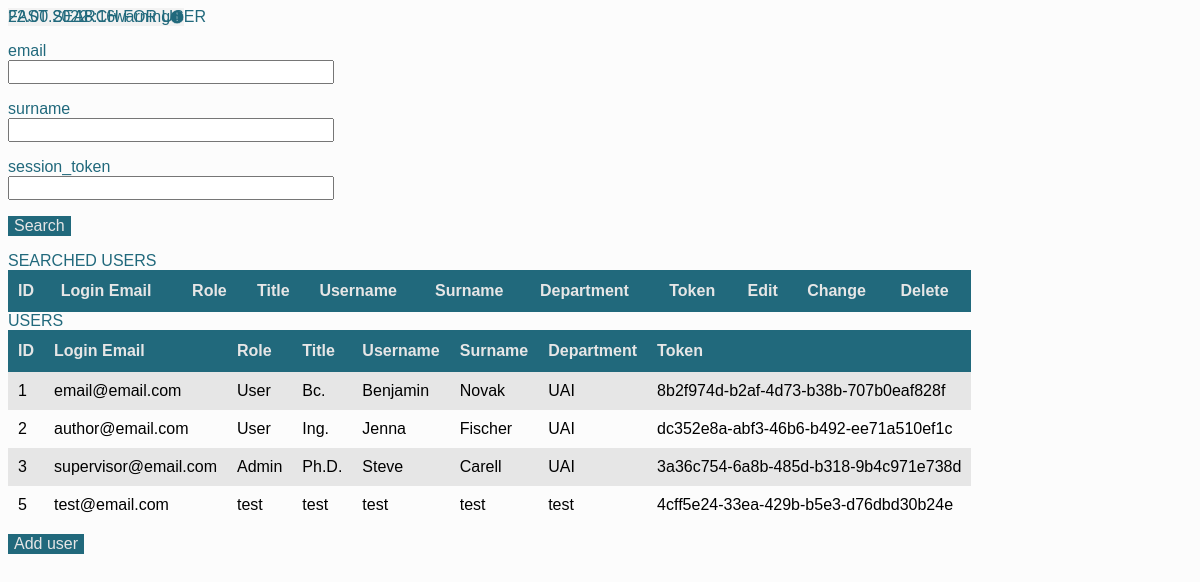
/home_admin (signed in), run on an earlier commit of the app's database.
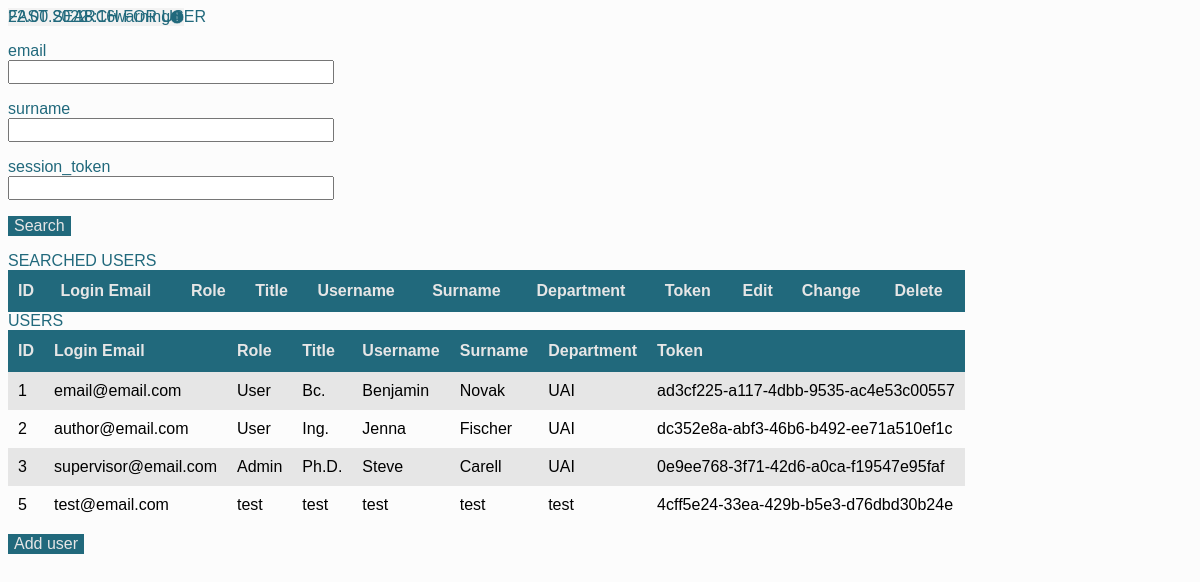
And on a later commit of the database.
### app/models.py (models this page shows, shortened)
class User(UserMixin, db.Model):
    __bind_key__ = 'db_users'
    __tablename__ = "medic"
    id = db.Column('id', db.Integer, primary_key=True)
    email = db.Column('email', db.String(40), unique=True)
    username = db.Column('name', db.String(20))
    surname = db.Column('surname', db.String(20))
    department = db.Column('department', db.String(10))
    title = db.Column('title', db.String(5))
    password = db.Column('password', db.String(200), unique=True)
    session_token = db.Column('session_token', db.String(40), unique=True, index=True)
    role = db.Column('role', db.String(5))

### app/routes_auth.py (the view)
@auth.route('/home_admin', methods = ['GET', 'POST'])
@admin_required
@login_required
def home_admin():
    users = User.query.filter().all()
    db.session.flush()
    search_form = SearchForm()
    if search_form.validate_on_submit() and search_form.search.data:
        search_user = User.query.filter((User.surname == search_form.surname.data) | (User.email == search_form.email.data) | (User.session_token == search_form.session_token.data)).all()
        return render_template('admin/home_admin.html', users = users, search_list = search_user, search_form = search_form)
    return render_template('admin/home_admin.html', users = users, search_form = search_form)

### app/forms.py
class SearchForm(FlaskForm):
    email = StringField('email')
    surname = StringField('surname')
    session_token = StringField('session_token')
    search = SubmitField('Search')

### app/__init__.py (called while the page is built)
def create_app():
    server_app = Flask(__name__)
    server_app.config.from_object(Config)
    db.init_app(server_app)
    login_manager = LoginManager()
    login_manager.init_app(server_app)
    login_manager.session_protection = "strong"
    from .models import User
    @login_manager.user_loader
    def load_user(session_token):
        return User.query.filter_by(session_token=session_token).first()
    from .routes import app
    server_app.register_blueprint(app)
    from .routes_auth import auth
    server_app.register_blueprint(auth)
    return server_app

### app/role_req.py (called while the page is built)
def admin_required(f):
    @wraps(f)
    def wrap(*args, **kwargs):
        if current_user.role == "Admin":
            return f(*args, **kwargs)
        else:
            return "<h1>You need to be an admin to view this page.<h1>"
    return wrap

### app/templates/admin/home_admin.html (shortened to what this page needs)
<link rel="stylesheet" href="{{ url_for('static', filename='css/admin/home_admin.css') }}">
{% extends "layout.html" %}
{% block content %}
    <div class="title">FAST SEARCH FOR USER</div>
    <form action="" method="post">
        <p>
            {{ search_form.email.label(class="label") }}<br>
            {{ search_form.email(size=32,class="input") }}<br>
        </p>
        <p>
            {{ search_form.surname.label(class="label")  }}<br>
            {{ search_form.surname(size=32,class="input") }}<br>
        </p>
        <p>
            {{ search_form.session_token.label(class="label")  }}<br>
            {{ search_form.session_token(size=32,class="input") }}<br>
        </p>
        <p>{{ search_form.search(class="button_auth") }}</p>
    </form>
    <div class="title">SEARCHED USERS</div>
    <table id="users">
        <tr>
            <th>ID</th>
            <th>Login Email</th>
            <th>Role</th>
            <th>Title</th>
            <th>Username</th>
            <th>Surname</th>
            <th>Department</th>
            <th>Token</th>
            <th>Edit</th>
            <th>Change</th>
            <th>Delete</th>
        </tr>
    </table>
    <div class="title">USERS</div>
    <table id="users">
        <tr>
            <th>ID</th>
            <th>Login Email</th>
            <th>Role</th>
            <th>Title</th>
            <th>Username</th>
            <th>Surname</th>
            <th>Department</th>
            <th>Token</th>
        </tr>
        {% for user in users %}
            <tr>
                <td>{{ user.id }}</td>
                <td>{{ user.email }}</td>
                <td>{{ user.role }}</td>
                <td>{{ user.title }}</td>
                <td>{{ user.username }}</td>
                <td>{{ user.surname }}</td>
                <td>{{ user.department }}</td>
                <td>{{ user.session_token }}</td>
            </tr>
        {% endfor %}
    </table>
    <button class="button_auth" id="add_user"onclick="window.location.href='{{ url_for( 'auth.register_admin') }}';">Add user</button>
{% endblock %}

### app/templates/layout.html (shortened to what this page needs)
<!DOCTYPE html>
<html lang="en-US">
	<head>
		<link rel="stylesheet" href="{{ url_for('static', filename='css/background.css') }}">
		<link rel="stylesheet" href="{{ url_for('static', filename='css/layout.css') }}">
		<link rel="stylesheet" href="{{ url_for('static', filename='css/loading.css') }}">
	</head>
	<body>
		<div class="panel" id="top_panel">
			<div class="text" id="date"></div>
			<div class="text" id="time"></div>
			<div class="text" id="battery"></div>
		</div>
		<div class="container">
			{% block content %}
			{% endblock %}
		</div>
		<button class="button" id="roll_button">
		</button>
	</body>
</html>

### app/static/css/admin/home_admin.css (style rules this page uses)
.container { overflow: scroll; }
.title { margin-top: calc(50px / var(--height-divisor)); text-align: flex-start; max-width: calc(1150px / var(--width-divisor)); font-size: calc(30px / var(--height-divisor)); font-family: var(--font); color: #21697C; color: rgb(33, 105, 124); }
.input { color: #21697C; color: rgb(33, 105, 124); font-size: calc(15px / var(--height-divisor)); font-family: var(--font); }
.label { font-size: calc(20px / var(--height-divisor)); font-family: var(--font); color: #21697C; color: rgb(33, 105, 124); }
#users { font-family: var(--font); border-collapse: collapse; width: 100%; }
#users td, #users th { padding: 10px; }
#users tr:nth-child(even) { background-color: #E6E6E6; background-color: rgb(230, 230, 230); }
#users th { padding-top: 12px; padding-bottom: 12px; text-align: left; background-color: #21697C; background-color: rgb(33, 105, 124); color: #E6E6E6; color: rgb(230, 230, 230); }
.button_auth { margin-top: 10px; border: 0; outline: none; -webkit-appearance: none; -moz-appearance: none; display: flex; align-items: center; justify-content: center; font-family: var(--font); font-size: calc(15px / var(--height-divisor)); color: #E6E6E6; color: rgb(230, 230, 230); background: #21697C; background: rgba(33, 105, 124, 1); width: calc(100px / var(--width-divisor)); height: calc(40px / var(--height-divisor)); border-radius: calc(30px / var(--width-divisor)); -moz-border-radius: calc(30px / var(--width-divisor)); -webkit-border-radius: calc(30px / var(--width-divisor)); }

### app/static/css/background.css (style rules this page uses)
body::after { content: ""; background-color: #F2F2F2; background-color: rgba(242, 242, 242, 1); opacity: 0.25; top: 0; left: 0; bottom: 0; right: 0; position: absolute; z-index: -1; }

### app/static/css/layout.css (style rules this page uses)
.text { font-family: var(--font); font-size: calc(30px / var(--height-divisor)); color: #21697C; color: rgb(33, 105, 124); }
.panel { background: #F2F2F2; background: rgba(242, 242, 242, 1); border-radius: calc(14px / var(--width-divisor)); -moz-border-radius: calc(14px / var(--width-divisor)); -webkit-border-radius: calc(14px / var(--width-divisor)); }
#top_panel.panel { display: grid; grid-template-columns: 33% 33% 26% 8%; align-items: center; position: absolute; left: calc(70px / var(--width-divisor)); top: calc(35px / var(--height-divisor)); width: calc(1150px / var(--width-divisor)); height: calc(50px / var(--height-divisor)); }
#date.text { justify-self: flex-start; margin-left: calc(20px / var(--width-divisor));; }
#time.text { justify-self: center; }
#battery.text { justify-self: flex-end; }
.button, .info_button { border: 0; outline: none; -webkit-appearance: none; -moz-appearance: none; }
.button { border-radius: calc(10px / var(--width-divisor)); -moz-border-radius: calc(10px / var(--width-divisor));; -webkit-border-radius: calc(10px / var(--width-divisor)); background: #21697C; background: rgba(33, 105, 124, 1); }
#roll_button.button { align-self: center; justify-self: center; position: absolute; z-index: 1; top: calc(880px / var(--height-divisor)); left: calc(80px / var(--width-divisor)); background: #F2F2F2; background: rgba(242, 242, 242, 1); width: calc(40px / var(--width-divisor)); height: calc(35px / var(--height-divisor)); }
.not_supported_logo { visibility: hidden; justify-self: center; width: calc(30px / var(--width-divisor)); height: calc(30px / var(--height-divisor)); }
.container { position: absolute; top: calc(90px / var(--height-divisor)); left: calc(70px / var(--width-divisor)); width: calc(1150px / var(--width-divisor)); height: calc(765px / var(--height-divisor)); }

What changed in the data, as far as the page shows it:
changed User "email@email.com": session_token "8b2f974d-b2af-4d73-b38b-707b0eaf828f" → "ad3cf225-a117-4dbb-9535-ac4e53c00557"
changed User "supervisor@email.com": session_token "3a36c754-6a8b-485d-b318-9b4c971e738d" → "0e9ee768-3f71-42d6-a0ca-f19547e95faf"
